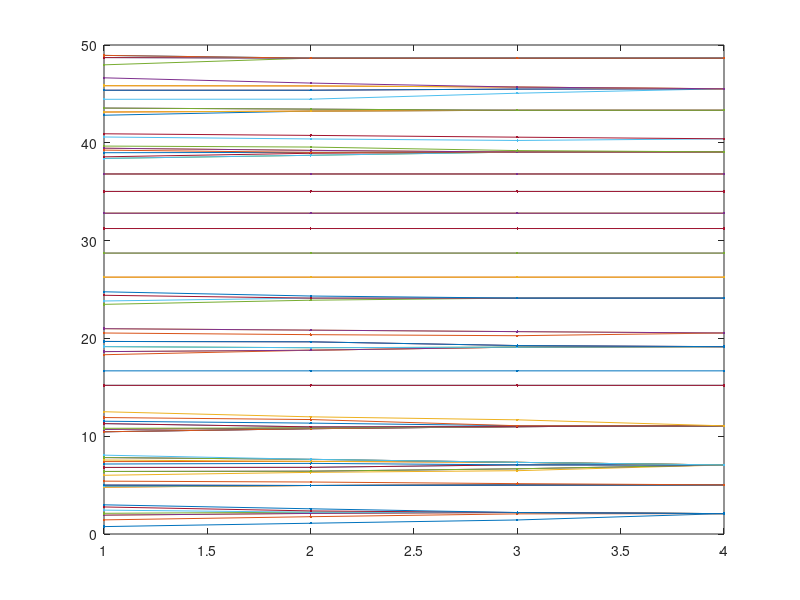

MATLAB code for this plot:
N = 100;                      % Choosing the number of agents N.
L = 50;                      % Choosing opinion space.
v = sort(L*rand(1,N));       % Generating x0, here uniformly at random.
M = v;                       % Opinions are stored in a matrix M.
t = 0;                       % t denotes the current time step.

count = 1;
while  1                     % The loop will run until terminated.

u = zeros(1,N);              % Resetting the vector that will become.

% the next v

 for i = 1:N
w = v;                            % A temporary vector w of potential neighbours.
w(abs(v-v(i))>(1+1e-13)) = [];    % Finding the neighbours of i by removing
                                  % opinions that differ by more than
                                  % some r>1, see discussion below.
u(1,i) = mean(w);                 % Agent i chooses the mean of neighbouring
                                  % opinions.
 end

v = u;                            % Updating the vector.
M(t+1,:) = u;                     % Updating M.
t = t+1;                          % Moving on to the next time step.
q = abs(diff(v));                 % These lines detects if the system is
q(q==0) = 2;                      % frosen and break the main loop if it is.

if min(q) > 1

    break
end

end
plot(M,'.-') 